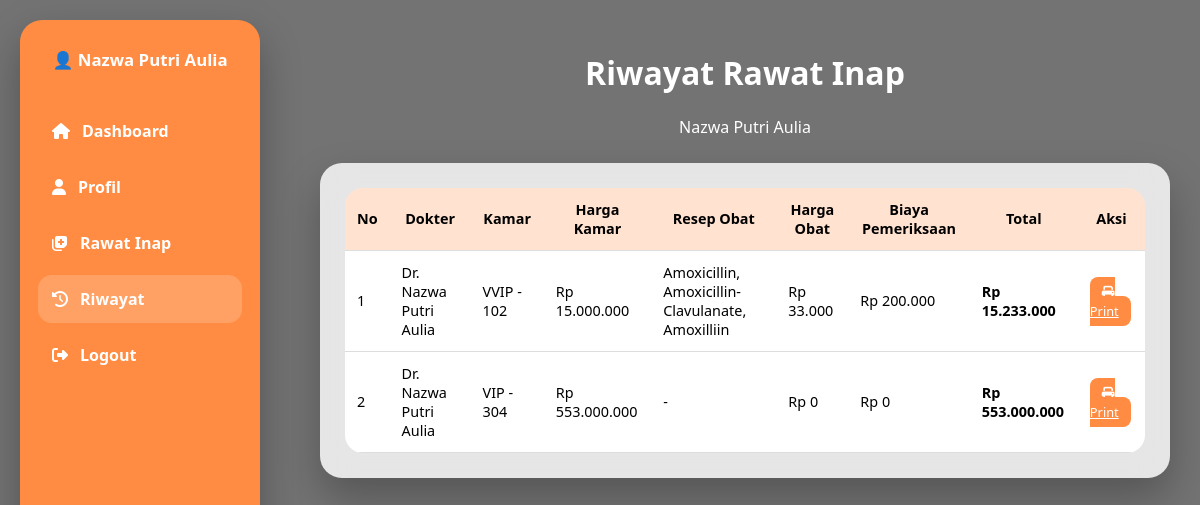
/pasien/riwayat_rawat.php (signed in), run on the app's committed database.
### tables this page shows
CREATE TABLE `pasien` (
  `kode_pasien` int(11) NOT NULL,
  `nama_pasien` varchar(100) NOT NULL,
  `umur` int(3) DEFAULT NULL,
  `jenis_kelamin` enum('L','P') DEFAULT NULL,
  `alamat` text DEFAULT NULL,
  `no_telp` varchar(18) DEFAULT NULL,
  `gol_darah` varchar(3) DEFAULT NULL,
  `id_user` int(11) DEFAULT NULL,
  `nip` int(11) DEFAULT NULL
);

CREATE TABLE `rawat_inap` (
  `kode_rawat` int(11) NOT NULL,
  `kode_pasien` int(11) NOT NULL,
  `nip` int(11) NOT NULL,
  `tanggal_masuk` date DEFAULT NULL,
  `tanggal_keluar` date DEFAULT NULL,
  `keluhan` varchar(200) DEFAULT NULL,
  `diagnosa` text DEFAULT NULL,
  `biaya` decimal(10,2) DEFAULT 0.00,
  `biaya_pemeriksaan` decimal(10,2) DEFAULT 0.00,
  `biaya_obat` decimal(10,2) DEFAULT 0.00,
  `nomor_kamar` int(11) DEFAULT NULL,
  `status` enum('Proses','Selesai') DEFAULT 'Proses',
  `kode_obat` int(11) DEFAULT NULL,
  `id_resep` int(11) DEFAULT NULL
);

CREATE TABLE `dokter` (
  `nip` int(11) NOT NULL,
  `nama_dokter` varchar(100) NOT NULL,
  `spesialis` varchar(50) DEFAULT NULL,
  `no_telp` varchar(18) DEFAULT NULL,
  `alamat` text DEFAULT NULL,
  `id_user` int(11) DEFAULT NULL
);

CREATE TABLE `kamar` (
  `nomor_kamar` int(11) NOT NULL,
  `harga` decimal(10,2) DEFAULT NULL,
  `status` enum('Kosong','Terisi') DEFAULT 'Kosong',
  `tipe_kamar` varchar(100) DEFAULT NULL,
  `lantai` int(11) DEFAULT NULL
);

### pasien/riwayat_rawat.php (the view, shortened to what this page needs)
<?php
include "../config/koneksi.php";
$id_user = $_SESSION['id_user'] ?? null;
$pasien = mysqli_fetch_assoc(mysqli_query(
    $koneksi,
    "SELECT * FROM pasien WHERE id_user='$id_user'"
));
$kode_pasien = $pasien['kode_pasien'];
$nama_tampil = htmlspecialchars($pasien['nama_pasien'] ?? 'Pasien');
$riwayat = mysqli_query($koneksi,"
    SELECT
        r.*,
        d.nama_dokter,
        d.spesialis,
        k.tipe_kamar,
        k.nomor_kamar,
        (DATEDIFF(IFNULL(r.tanggal_keluar, CURDATE()), r.tanggal_masuk)+1) AS lama_inap,
        (k.harga * (DATEDIFF(IFNULL(r.tanggal_keluar, CURDATE()), r.tanggal_masuk)+1)) AS harga_kamar,
        GROUP_CONCAT(o.nama_obat SEPARATOR ', ') AS nama_obat,
        SUM(ro.subtotal) AS total_harga_obat
    FROM rawat_inap r
    JOIN dokter d ON r.nip=d.nip
    JOIN kamar k ON r.nomor_kamar=k.nomor_kamar
    LEFT JOIN resep_obat ro ON r.kode_rawat=ro.kode_rawat
    LEFT JOIN obat o ON ro.kode_obat=o.kode_obat
    WHERE r.kode_pasien='$kode_pasien'
    GROUP BY r.kode_rawat
    ORDER BY r.tanggal_masuk DESC
");
?>
<!DOCTYPE html>
<html lang="id">
<head>
<link rel="stylesheet" href="https://cdnjs.cloudflare.com/ajax/libs/font-awesome/6.5.0/css/all.min.css"/>
</head>
<body>
<div class="sidebar">
    <div class="logo">👤 <?= $nama_tampil ?></div>
    <a href="dashboard.php"><i class="fas fa-home"></i>Dashboard</a>
    <a href="daftar_pasien.php"><i class="fas fa-user"></i>Profil</a>
    <a href="daftar_rawat.php"><i class="fas fa-notes-medical"></i>Rawat Inap</a>
    <a class="active"><i class="fas fa-clock-rotate-left"></i>Riwayat</a>
    <a href="../logout.php"><i class="fas fa-sign-out-alt"></i>Logout</a>
</div>
<div class="main">
<div class="header">
    <h1>Riwayat Rawat Inap</h1>
    <p><?= $nama_tampil ?></p>
</div>
<div class="content">
<div class="table-box">
<table>
<tr>
<th>No</th>
<th>Dokter</th>
<th>Kamar</th>
<th>Harga Kamar</th>
<th>Resep Obat</th>
<th>Harga Obat</th>
<th>Biaya Pemeriksaan</th>
<th>Total</th>
<th>Aksi</th>
</tr>
<?php $no=1; while($r=mysqli_fetch_assoc($riwayat)):
$harga_kamar=$r['harga_kamar']??0;
$harga_obat=$r['total_harga_obat']??0;
$biaya=$r['biaya_pemeriksaan']??0;
$total=$harga_kamar+$harga_obat+$biaya;
?>
<tr>
<td><?= $no++ ?></td>
<td><?= $r['nama_dokter'] ?></td>
<td><?= $r['tipe_kamar'].' - '.$r['nomor_kamar'] ?></td>
<td>Rp <?= number_format($harga_kamar,0,',','.') ?></td>
<td><?= $r['nama_obat'] ?: '-' ?></td>
<td>Rp <?= number_format($harga_obat,0,',','.') ?></td>
<td>Rp <?= number_format($biaya,0,',','.') ?></td>
<td><b>Rp <?= number_format($total,0,',','.') ?></b></td>
<td>
<a class="print-btn" href="print_kuitansi.php?kode_rawat=<?= $r['kode_rawat'] ?>" target="_blank">
<i class="fas fa-print"></i> Print
</a>
</td>
</tr>
<?php endwhile ?>
</table>
</div>
</div>
</div>
</body>
</html>

### pasien/riwayat_rawat.php (style rules this page uses)
* { box-sizing:border-box }
body { margin:0; font-family:'Segoe UI',sans-serif; background: linear-gradient(rgba(0,0,0,.55),rgba(0,0,0,.55)), url("../assets/RS_Pondok_Indah_-_Pondok_Indah.jpg") center/cover fixed; display:flex; }
.sidebar { width:240px; background:#FF8C42; backdrop-filter:blur(14px); min-height:calc(100vh - 40px); margin:20px; padding:28px 18px; border-radius:22px; box-shadow:0 18px 40px rgba(0,0,0,.28); }
.sidebar .logo { color:#fff; font-weight:700; font-size:1.05rem; margin-bottom:36px; text-align:center; }
.sidebar a { display:flex; align-items:center; gap:12px; color:#fff; text-decoration:none; padding:13px 14px; margin-bottom:8px; border-radius:14px; font-weight:600; }
.sidebar a:hover, .sidebar a.active { background:rgba(255,255,255,.18); }
.main { flex:1; padding:30px; margin-left:10px; }
.header { text-align:center; color:#fff; margin-bottom:25px; }
.content { background:rgba(255,255,255,.82); backdrop-filter:blur(16px); border-radius:22px; padding:25px; box-shadow:0 20px 40px rgba(0,0,0,.25); }
.table-box { background:#fff; border-radius:18px; overflow-x:auto; }
table { width:100%; border-collapse:collapse; }
th,td { padding:12px; border-bottom:1px solid #ddd; font-size:.9rem; }
th { background:rgba(255,140,66,.25); }
.print-btn { background:#FF8C42; color:#fff; border:none; border-radius:8px; padding:6px 12px; font-size:.8rem; cursor:pointer; }

### data on the page
pasien: nama_pasien "Nazwa Putri Aulia"
rawat_inap: nip.nama_dokter "Dr. Nazwa Putri Aulia", kamar.tipe_kamar "VVIP", kamar.nomor_kamar "102", harga_kamar "15.000.000", nama_obat "Amoxicillin, Amoxicillin-Clavulanate, Amoxilliin", harga_obat "33.000", biaya_pemeriksaan "200.000", total "15.233.000"
rawat_inap: nip.nama_dokter "Dr. Nazwa Putri Aulia", kamar.tipe_kamar "VIP", kamar.nomor_kamar "304", harga_kamar "553.000.000", nama_obat "-", harga_obat "0", biaya_pemeriksaan "0", total "553.000.000"
